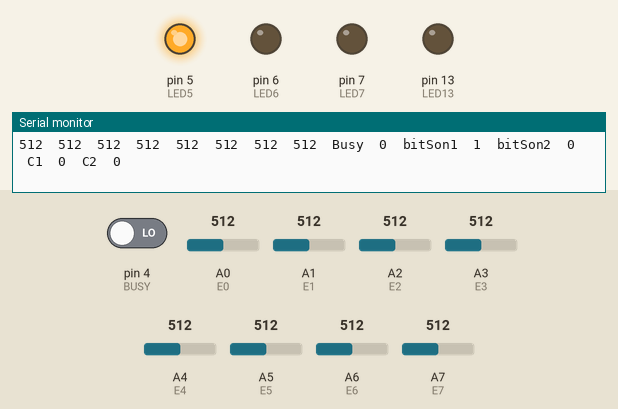
This sketch was run on a simulated Arduino Nano, built with avr-gcc and run on an emulated ATmega328P. Shown: output pins drawn as LEDs (lit = HIGH), the last lines printed to the serial monitor. Inputs (shaded band) come from the test bench; at power-on: A0 (E0) = 512, pin 4 (BUSY) LOW, A1 (E1) = 512, A2 (E2) = 512, A3 (E3) = 512, A4 (E4) = 512, A5 (E5) = 512, A6 (E6) = 512, A7 (E7) = 512. The audio player accepts every command and is not drawn.

Above: at 3.2 s.
3.3 s: A0 (E0) set to 497
At 4.3 s:
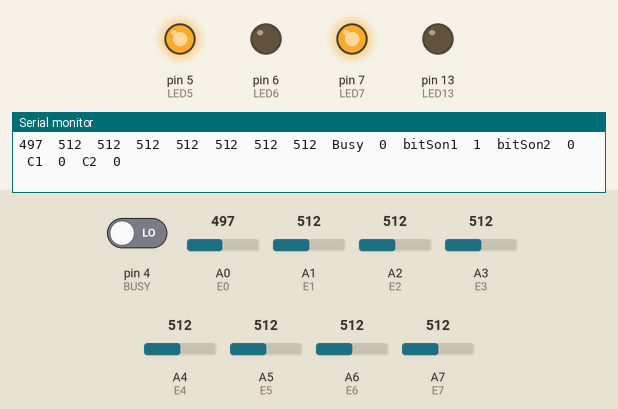
4.8 s: pin 4 (BUSY) driven HIGH
At 6.5 s:
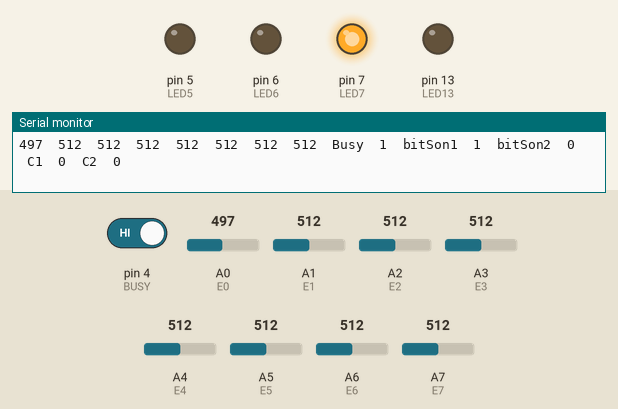
6.8 s: A0 (E0) set to 522
At 8.6 s:
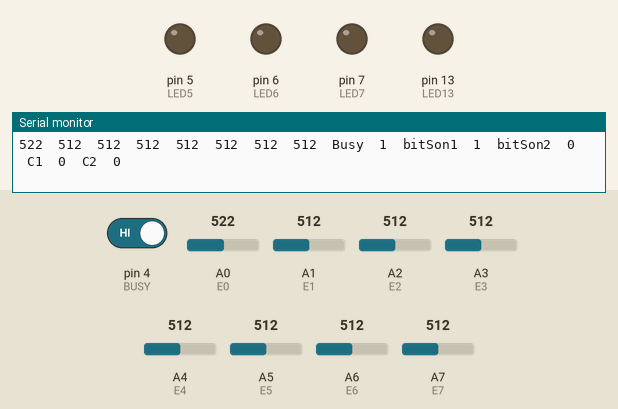
9.0 s: A0 (E0) set to 502
At 10.4 s:
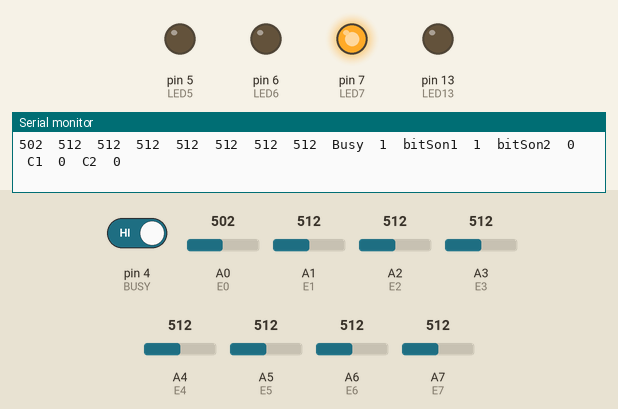
Timing chart, 0 to 12.0 s (numbered marks = the images above; inputs shaded):
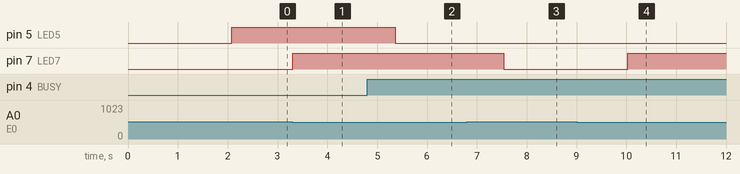

The sketch:

Arduino_Train_Son_MP3-TF-16P-V3_0.ino
```cpp
/* Description: Programme V10 permettant la diffusion d'un son avec un DFPlayerMini
  Carte   : Arduino Nano
  DFPlayerMini (Mp3 TF 16P V3.0)

 Librairies utilisées:  DFRobotDFPlayerMini.h
                        https://github.com/DFRobot/DFRobotDFPlayerMini
                        SoftwareSerial.h
                        https://docs.arduino.cc/learn/built-in-libraries/software-serial/

 Informations sites:    https://lasonotheque.org/dossier-62-fabriquer-boite-sons-arduino-dfplayer.html

                        https://docs.arduino.cc/learn/built-in-libraries/software-serial/

                        https://idehack.com/dfplayer-mp3-tf-16p-et-arduino/

                        https://lasonotheque.org/fabriquer-boite-sons-arduino-dfplayer_f62.html

                        https://wiki.dfrobot.com/DFPlayer_Mini_SKU_DFR0299#Connection_Diagram

                        https://wiki.dfrobot.com/DFPlayer_Mini_SKU_DFR0299

                        https://www.wikidebrouillard.org/wiki/Item:DFPlayer_Lecteur_MP3

  Auteur:  Christian Mercier
  Créé le: 11/08/2024
  62128 Boiry-Becquerelle France
*/
#include <SoftwareSerial.h>
#include <DFRobotDFPlayerMini.h>
// Set up a new SoftwareSerial object
SoftwareSerial mySoftwareSerial (2,3);//rxPin, txPin
//*****************************************************
// Create the Player object
DFRobotDFPlayerMini myDFPlayer;
//*****************************************************
const int E0 = 0;
int etatE0 = 0;
const int E1 = 1;
int etatE1 = 0;
const int E2 = 2;
int etatE2 = 0;
const int E3 = 3;
int etatE3 = 0;
const int E4 = 4;
int etatE4 = 0;
const int E5 = 5;
int etatE5 = 0;
const int E6 = 6;
int etatE6 = 0;
const int E7 = 7;
int etatE7 = 0;
int valVolume = 0;
const byte BUSY = 4;// Information TF-16P-V3
byte etatBusy = 0;

const byte LED5 = 5;//Busy
const byte LED6 = 6;//defaut
const byte LED7 = 7;//Entrees
const byte LED13 = 13;// Info reset TF-16P-V3

unsigned long tempsPrecedentReset = 0;
unsigned long tempsPrecedentSon1 = millis();
unsigned long tempsPrecedentSon2 = 0;

bool bitSon1 = 1;
bool bitSon2 = 0;
unsigned long compteur1 = 0;
unsigned long compteur2 = 0;
//------------------------------------------
void setup()
  {
    Serial.begin(115200);
    delay(500);
//*****************************************************
    // Define pin modes for TX and RX
    //pinMode(rxPin, INPUT);
    //pinMode(txPin, OUTPUT);
    // Set the baud rate for the SoftwareSerial object
    mySoftwareSerial.begin(9600);
    myDFPlayer.begin(mySoftwareSerial) ;
    delay(500);
//*****************************************************
    pinMode(LED5, OUTPUT);
    pinMode(LED6, OUTPUT);
    pinMode(LED7, OUTPUT);
    pinMode(LED13, OUTPUT);
//*****************************************************
   if (!myDFPlayer.begin(mySoftwareSerial)) //Utilisation de  softwareSerial pour communiquer
    {
      Serial.println(F("Pb communication:"));
      Serial.println(F("1.SVP verifier connexion serie!"));
      Serial.println(F("2.SVP verifier SDcard !"));
      while(true)
        {
          digitalWrite(LED6, HIGH);
        }
    }
    Serial.println(F("DFPlayer Mini En ligne."));

//*****************************************************
    myDFPlayer.setTimeOut(500) ;
    delay(40);
    myDFPlayer.volume(20);// Volume à la mise sous tension
    myDFPlayer.play(7);// Son à la mise sous tension
  }//FIN SETUP
//------------------------------------------
void loop()
  {
    etatE0 = analogRead(E0);
    etatE1 = analogRead(E1);
    etatE2 = analogRead(E2);
    etatE3 = analogRead(E3);
    etatE4 = analogRead(E4);
    etatE5 = analogRead(E5);
    etatE6 = analogRead(E6);
    etatE7 = analogRead(E7);// potentiometre volume
    etatBusy = digitalRead(BUSY);
    valVolume = map(analogRead(A7),0,1023,0,30);
    //myDFPlayer.volume(valVolume);

    if(etatE0 <=512 && etatBusy == 1)
      {
        myDFPlayer.setTimeOut(500);
        delay(40);
        myDFPlayer.volume(valVolume);
        myDFPlayer.play(3);
      }
    if(etatE1 <=512 && etatBusy == 1)
      {
        myDFPlayer.setTimeOut(500);
        delay(40);
        myDFPlayer.volume(valVolume);
        myDFPlayer.play(1);
      }
    if(etatE2 <=512 && etatBusy == 1)
      {
        myDFPlayer.setTimeOut(500);
        delay(40);
        myDFPlayer.volume(valVolume);
        myDFPlayer.play(12);
      }
    if(etatE3 <=512 && etatBusy == 1)
      {
        myDFPlayer.setTimeOut(500);
        delay(40);
        myDFPlayer.volume(valVolume);
        myDFPlayer.play(4);
      }
    if(etatE4 <=512 && etatBusy == 1)
      {
        myDFPlayer.setTimeOut(500);
        delay(40);
        myDFPlayer.volume(valVolume);
        myDFPlayer.play(5);
      }
    if(etatE5 <=512 && etatBusy == 1)
      {
        myDFPlayer.setTimeOut(500);
        delay(40);
        myDFPlayer.volume(valVolume);
        myDFPlayer.play(11);
      }
    if(etatE6 <=512 && etatBusy == 1)
      {
        myDFPlayer.setTimeOut(500);
        delay(40);
        myDFPlayer.volume(valVolume);
        myDFPlayer.play(13);
      }
/******************************
  Commandes sons avec interval
*******************************/
    if((millis() - tempsPrecedentSon1) >= 90000 && (bitSon1 == 1))
      {
        tempsPrecedentSon1 = millis();
        tempsPrecedentSon2 = millis();
        bitSon1 = 0;
        bitSon2 = 1;
        compteur1 = compteur1 + 1;
        myDFPlayer.setTimeOut(500);
        delay(40);
        myDFPlayer.volume(valVolume);
        myDFPlayer.play(14);// angelus
      }
    if((millis() - tempsPrecedentSon2) >= 20000 && (bitSon2 == 1))
      {
        tempsPrecedentSon2 = millis();
        tempsPrecedentSon1 = millis();
        bitSon1 = 1;
        bitSon2 = 0;
        compteur2 = compteur2 + 1;
        myDFPlayer.setTimeOut(500);
        delay(40);
        myDFPlayer.volume(valVolume);
        myDFPlayer.play(8);// cloche
      }
/******************************
         Reset TF-16P
*******************************/
    if(etatBusy == 1)
      {
        tempsPrecedentReset = millis();
      }
    if(etatBusy == 0)
      {
        if((millis() - tempsPrecedentReset) >= 40000 )// en ms
          {
            tempsPrecedentReset = millis();
            myDFPlayer.reset();
            digitalWrite(LED13, HIGH);
            delay(1000);
            digitalWrite(LED13, LOW);
          }
      }
/******************************
         APPEL FONCTIONS
*******************************/
    Signalisations();
//*****************************************************
    Serial.print(etatE0);
    Serial.print("\t");
    Serial.print(etatE1);
    Serial.print("\t");
    Serial.print(etatE2);
    Serial.print("\t");
    Serial.print(etatE3);
    Serial.print("\t");
    Serial.print(etatE4);
    Serial.print("\t");
    Serial.print(etatE5);
    Serial.print("\t");
    Serial.print(etatE6);
    Serial.print("\t");
    Serial.print(etatE7);
    Serial.print("\t");
    Serial.print("Busy");
    Serial.print("\t");
    Serial.print(etatBusy);
    Serial.print("\t");
    Serial.print("bitSon1");
    Serial.print("\t");
    Serial.print(bitSon1);
    Serial.print("\t");
    Serial.print("bitSon2");
    Serial.print("\t");
    Serial.print(bitSon2);
    Serial.print("\t");
    Serial.print("C1");
    Serial.print("\t");
    Serial.print(compteur1);
    Serial.print("\t");
    Serial.print("C2");
    Serial.print("\t");
    Serial.println(compteur2);
  }//FIN LOOP
//------------------------------------------
void Signalisations()
  {
    if (etatE0 < 512 || etatE1 < 512 || etatE2 < 512 || etatE3 < 512 || etatE4 < 512 || etatE5 < 512 || etatE6 < 512)
      {
        digitalWrite(LED7, HIGH);
      }
    else
      {
        digitalWrite(LED7, LOW);
      }

    if(etatBusy == 0)
      {
        digitalWrite(LED5, HIGH);
      }
    else
      {
        digitalWrite(LED5, LOW);
      }
  }// FIN FONCTION SIGNALISATION
```

Measured:
- the behaviour switches between 512 and 511 on A0 (E0) (found by bisection; images 0 and 1)
- after the input at 3.3 s, pin 7 (LED7): LOW → HIGH at once
- after the input at 4.8 s, pin 5 (LED5): HIGH → LOW after 0.56 s
- after the input at 6.8 s, pin 7 (LED7): HIGH → LOW after 0.74 s
- after the input at 9.0 s, pin 7 (LED7): LOW → HIGH after 1.0 s
